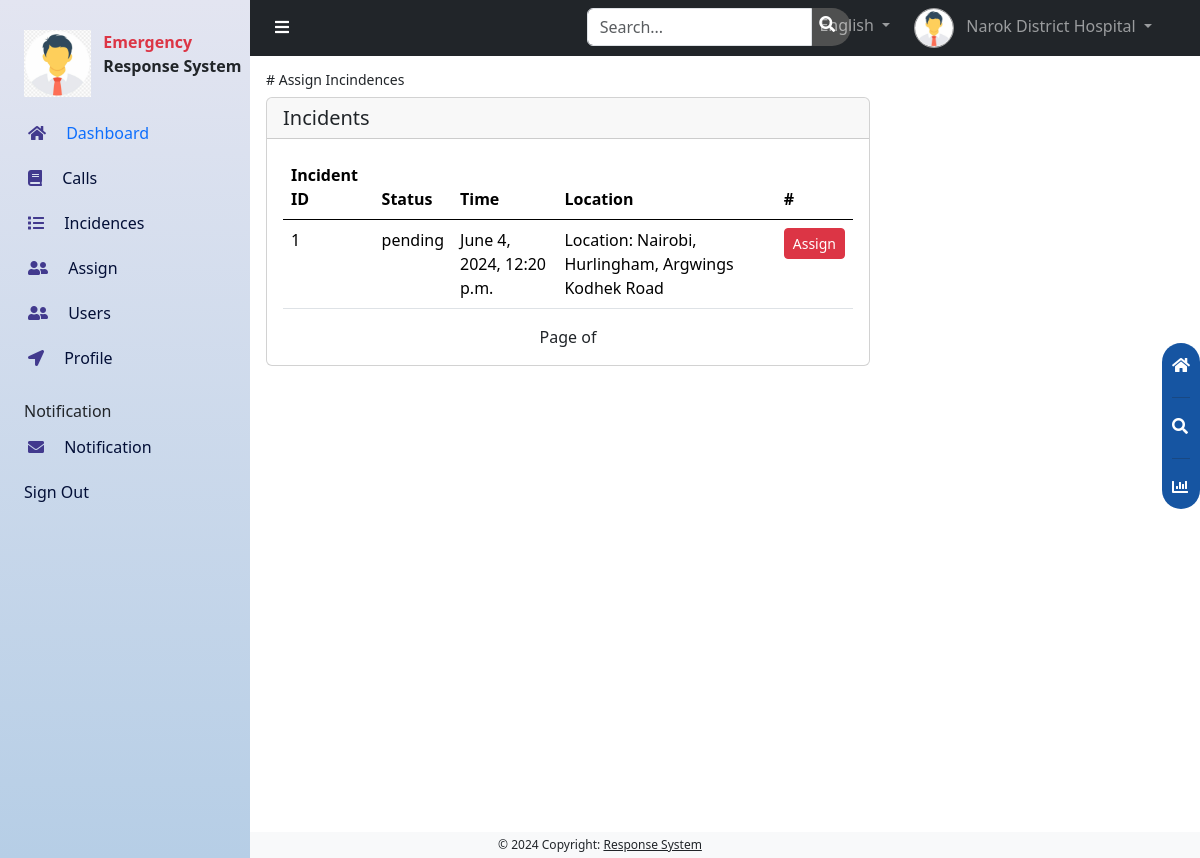
Before: /admins/pending_incidents/ (signed in) with the older database file.
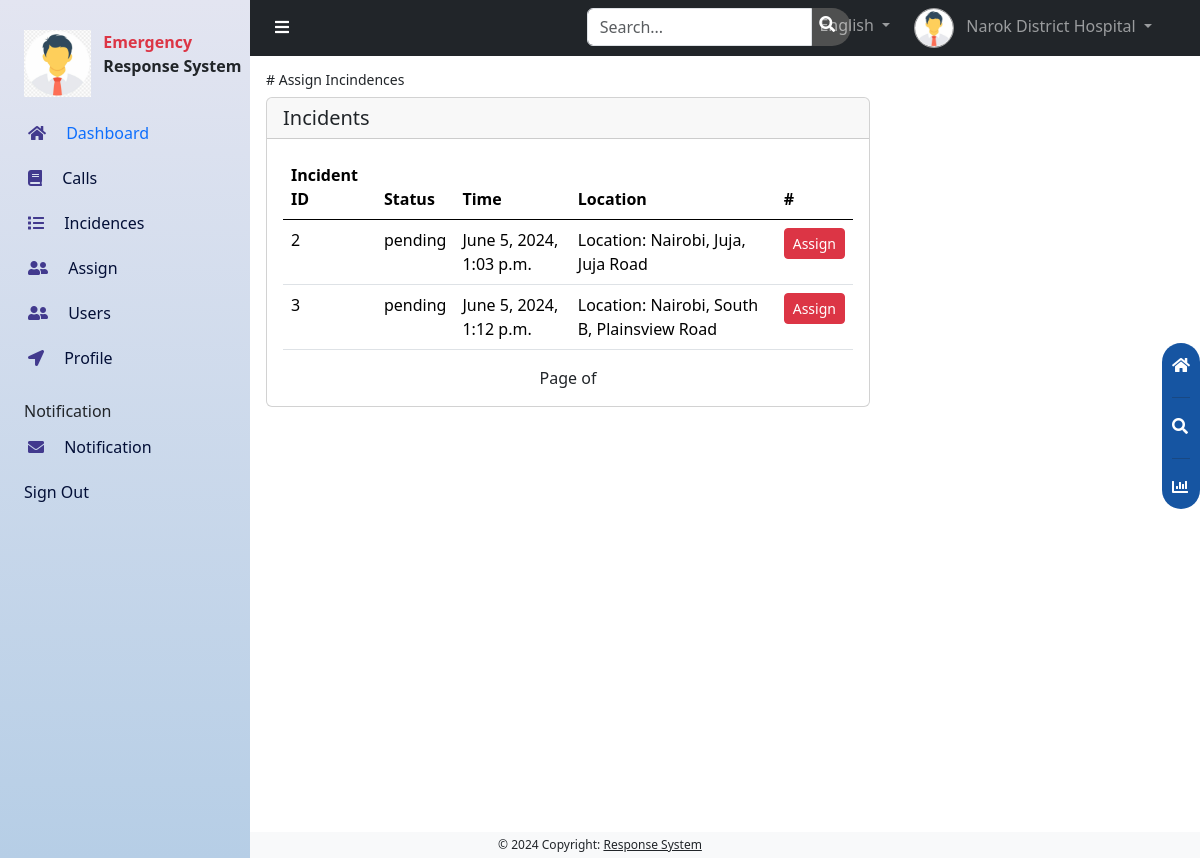
After: the same page with the newer database file.
### accounts/models.py (models this page shows)
class CustomUser(AbstractUser):
    role =[
        ('Responder', 'responder'),
        ('Hospital', 'hospital'),
        ('Vehicle', 'vehicle'),
    ]
    username = None
    email = models.EmailField(unique=True)
    full_names = models.CharField(max_length=100, blank=True)
    user_type = models.CharField(max_length=20, choices=role, default='Responder')
    location = models.ForeignKey(Location, on_delete=models.CASCADE, blank=True, null=True)
    date_joined = models.DateField(auto_now_add=True)
    USERNAME_FIELD = 'email'
    REQUIRED_FIELDS = ['full_names', ]
    objects = CustomUserManager()
    def __str__(self):
        return self.full_names

### administrator/models.py (models this page shows)
class Incidence(models.Model):
    choices = [
        ('pending', 'Pending'),
        ('assigned', 'Assigned'),
        ('cancelled', 'Cancelled'),
        ('closed', 'Closed'),
    ]
    incidence_type = models.CharField(max_length=100)
    call = models.ForeignKey(Calls, on_delete=models.CASCADE, blank=True, null=True)
    location = models.ForeignKey(Location, on_delete=models.CASCADE)
    desc = models.TextField()
    time_of_incident = models.DateTimeField(auto_now=True)
    status = models.CharField(max_length=50, choices=choices, default="pending")

### main/models.py (models this page shows)
class Location(models.Model):
    address = models.CharField(max_length=255)
    lon = models.FloatField()
    lat = models.FloatField()
    def __str__(self):
        return f'Location: {self.address}'

### administrator/views.py (the view)
# urls.py: path('pending_incidents/', views.pending_incidents, name='pending_incidents'),
@login_required
@user_passes_test(is_superuser)
def pending_incidents(request):
    pending_incidences = Incidence.objects.filter(status__in=['Pending', 'pending'])
    context = {
        'pending_incidences': pending_incidences
    }
    return render(request, 'response/pending_incidences.html', context)

### administrator/views.py (called while the page is built)
def is_superuser(request):
    return is_superuser

### administrator/templates/response/pending_incidences.html (shortened to what this page needs)
{% extends '../dashboard.html' %}
{% block content %}
<div id="content" class="can_have_sidenav">
    <div class="p-3">
        {% block items %}
        <h3 class="fw-lighter small"># Assign Incindences </h3>
        <div class="row">
            <div class="col-12 col-lg-8 mb-4 mb-lg-0">
                {% if pending_incidences %}
                <div class="card">
                    <h5 class="card-header">Incidents</h5>
                    <div class="card-body">
                        <div class="table-responsive">
                            <table class="table">
                                <thead>
                                    <tr>
                                        <th scope="col">Incident ID</th>
                                        <th scope="col">Status</th>
                                        <th scope="col">Time</th>
                                        <th scope="col">Location</th>
                                        <th scope="col">#</th>
                                    </tr>
                                </thead>
                                <tbody>
                                    {% for incident in pending_incidences %}
                                    <tr>
                                        <td>{{incident.id}}</td>
                                        <td>{{incident.status}}</td>
                                        <td>{{incident.time_of_incident}}</td>
                                        <td>{{incident.location}}</td>
                                        <td>
                                            <a href="{% url 'nearby_responders' incident.id %}"
                                                class="btn btn-sm btn-danger">Assign</a>
                                        </td>
                                    </tr>
                                    {% endfor %}
                                </tbody>
                            </table>
                        </div>
                        <div class='pagination justify-content-center'>
                            <span class='mx-4'>
                                Page {{ page_obj.number }} of {{ page_obj.paginator.num_pages }}
                            </span>
                        </div>
                    </div>
                </div>
                {% endif %}
            </div>
            {% endblock %}
        </div>
    </div>
</div>
{% endblock %}

### administrator/templates/dashboard.html (shortened to what this page needs)
{% load static %}
<!doctype html>
<html lang="en">
<head>
    <link rel="stylesheet" href="{% static 'css/bootstrap.min.css' %}">
    <link rel="stylesheet" href="{% static 'css/fontawesome.min.css' %}">
    <link rel="stylesheet" href="{% static 'css/chart.min.css' %}">
    <link rel="stylesheet" href="{% static 'css/custom.css' %}">
    <link href="https://cdn.jsdelivr.net/npm/bootstrap@5.3.3/dist/css/bootstrap.min.css" rel="stylesheet"
>
</head>
<body>
    <nav class="navbar navbar-expand-lg navbar-dark bg-dark text-light can_have_sidenav">
        <div class="container-fluid navbar-nav">
            <div class="row w-100">
                <div class="col-5 col-lg-4 ps-4 pe-4">
                    <button class="btn btn-nav" onclick="toggle_sidenav()">
                        <i class="fa fa-bars text-white"></i>
                    </button>
                </div>
                <div class="col-lg-4 ps-4 pe-4 d-none d-lg-block">
                    <div class="input-group nav-search d-none d-lg-inline-flex">
                        <input type="text" class="form-control search-input" placeholder="Search...">
                        <span>
                            <i class="fa fa-search pe-3 ps-2 pt-2 text-white"></i>
                        </span>
                    </div>
                </div>
                <div class="col-3 col-lg-4 ps-4 pe-4 d-flex justify-content-end">
                    <li class="nav-item dropdown d-none d-lg-inline-block">
                        <a class="nav-link dropdown-toggle p-0" href="#" id="navbarDropdown" role="button"
                            data-bs-toggle="dropdown" aria-expanded="false">
                            <button class="btn btn-nav me-2">
                                <i class="fa fa-globe text-white"></i>
                            </button>
                            English
                        </a>
                    </li>
                    <li class="nav-item dropdown d-inline-block ms-4 mobile-nav-3">
                        <a class="nav-link dropdown-toggle p-0" href="#" id="navbarDropdown" role="button"
                            data-bs-toggle="dropdown" aria-expanded="false">
                            <img src="{% static 'images/avatar.png' %}" class="me-lg-2 profile-img" width="40">
                            <span class="d-none d-lg-inline-block">{{request.user}}</span>
                        </a>
                    </li>
                </div>
            </div>
        </div>
    </nav>
    {% block content %}{% endblock %}
    <div id="floating-menu">
        <a href="">
            <i class="fa fa-home mb-2"></i>
        </a>
        <hr>
        <a href="">
            <i class="fa fa-search mb-2"></i>
        </a>
        <hr>
        <a href="">
            <i class="fa fa-chart-bar"></i>
        </a>
    </div>
    <div id="sidenav">
        <div class="row mb-3">
            <div class="col-4">
                <img src="{% static 'images/avatar.png' %}" alt="Logo" class="img-fluid ms-4">
            </div>
            <div class="col-8 ps-4">
                <p class="text-danger fw-bold mb-0">Emergency</p>
                <p class="mb-0 fw-bold">Response System</p>
            </div>
        </div>
        <a href="" class="this-page">
            <i class="fa fa-home side-icon me-3"></i>
            Dashboard
        </a>
        <a href="{% url 'calls' %}">
            <i class="fa fa-book side-icon me-3"></i>
            Calls
        </a>
        <a href="{% url 'incidents' %}">
            <i class="fa fa-list side-icon me-3"></i>
            Incidences
        </a>
        <a href="{% url 'pending_incidents'%}">
            <i class="fa fa-user-friends side-icon me-3"></i>
            Assign
        </a>
        <a href="{% url 'user_list'%}">
            <i class="fa fa-user-friends side-icon me-3"></i>
            Users
        </a>
        <a href="{% url 'update_profile'%}">
            <i class="fa fa-location-arrow side-icon me-3"></i>
            Profile
        </a>
        <p class="ms-4 mb-1 mt-3">Notification</p>
        <a href="">
            <i class="fa fa-envelope side-icon me-3"></i>
            Notification
        </a>
        <a href="{% url 'logout' %}" class="ms-4 ps-0">Sign Out</a>
    </div>
    <footer class="bg-light font-12 text-center text-lg-start">
        <div class="text-center p-1">
            © 2024 Copyright:
            <a class="text-dark" href="">Response System</a>
        </div>
    </footer>
</body>
</html>

### static/css/custom.css (style rules this page uses)
body { background-color: #f2f2f2; min-height: 97vh; }
#sidenav { height: 100%; position: fixed; z-index: 1; top: 0; left: 0; background: linear-gradient(180deg, rgba(227, 229, 241, 1) 0%, rgba(182, 206, 230, 1) 100%); transition: 0.5s; padding-top: 30px; width: 250px; overflow-x: hidden; overflow-y: auto; }
#sidenav a { padding: 8px 13px 13px 28px; text-decoration: none; font-size: 16px; color: #030f37; display: block; transition: 0.3s; overflow-x: hidden; }
.this-page { color: #0d6efd !important; }
.side-icon { color: #423a8e; }
.can_have_sidenav { margin-left: 250px; transition: 0.5s; }
#content { min-height: 97vh; }
@media screen and (min-width: 1000px) { #content { margin-left: 250px; } }
@media screen and (min-width: 1000px) { #sidenav { left: 0; } }
#floating-menu { position: fixed; top: 40%; right: 0; border-radius: 20px; background-color: #1655a2; padding: 10px; }
#floating-menu a { color: #fff; }
.btn-nav { color: #909090; background-color: #3f3f40; border-radius: 50%; padding: 10px 11px 5px 11px; }
.profile-img { border-radius: 50%; border: #a0a0a1 solid 1px; }
.nav-search { background-color: #4f5050; border-radius: 20px; color: #3f3f40; width: 60%; display: inline-flex; margin-left: 1vw; }
.search-input { background-color: #4f5050; border: none; border-radius: 20px; }
.search-input::placeholder { color: #f0f0f0; }
footer { background-color: rgba(0, 0, 0, 0.1) }
.font-12 { font-size: 12px; }

Changed rows visible on the page:
no longer on this page (row edited): Incidence: id "1", status "pending", time_of_incident "June 4, 2024, 12:20 p.m.", location "Location: Nairobi, Hurlingham, Argwings Kodhek Road"
added Incidence: id "2", status "pending", time_of_incident "June 5, 2024, 1:03 p.m.", location "Location: Nairobi, Juja, Juja Road"
added Incidence: id "3", status "pending", time_of_incident "June 5, 2024, 1:12 p.m.", location "Location: Nairobi, South B, Plainsview Road"
